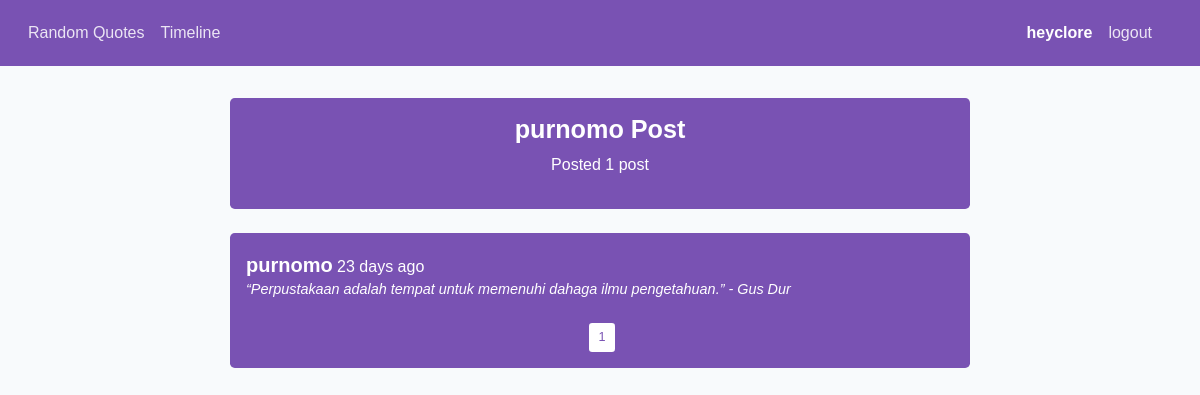
/post/purnomo (signed in), run on the app's committed database.
### flask/quotes/models.py (models this page shows, shortened)
class User(db.Model, UserMixin):
    id = db.Column(db.Integer, primary_key=True)
    username = db.Column(db.String(20), unique=True, nullable=False)
    email = db.Column(db.String(120), unique=True, nullable=False)
    password = db.Column(db.String(60), nullable=False)
    posts = db.relationship('Post', backref='author', lazy=True)

class Post(db.Model):
    id = db.Column(db.Integer, primary_key=True)
    quotes = db.Column(db.String(255), nullable=False)
    writer = db.Column(db.String(20), nullable=False)
    date_posted = db.Column(db.DateTime, nullable=False,
            default=datetime.utcnow)
    user_id = db.Column(db.Integer, db.ForeignKey('user.id'), nullable=False)

### flask/quotes/routes.py (the view)
@app.route('/post/<username>')
def post_user(username):
    data = {'title': f'{username} Post'}
    id = User.query.filter_by(username=username).first_or_404().id
    data['page'] = request.args.get('page', 1, type=int)
    data['posts'] = Post.query.order_by(Post.date_posted.desc()).\
            filter_by(user_id=id).paginate(page=data['page'], per_page=5)
    data['legend'] = data['title']
    return render_template('user_post.html', data=data)

### flask/quotes/models.py (called while the page is built)
@login_manager.user_loader
def load_user(user_id):
    return User.query.get(int(user_id))

### flask/quotes/templates/user_post.html (shortened to what this page needs)
{% extends "layout.html" %}
{% block content %}
<div class="container mt-2">
  <div class="col-md-8 p-3 foo mx-auto rounded-lg text-white">
    <h3 class="text-center font-weight-bold">{{ data['legend'] }}</h3>
    {% if data['posts'].items|length > 1 %}
    <p class="text-center">Posted {{ data['posts'].items|length }} posts</p>
    {% else %}
    <p class="text-center">Posted {{ data['posts'].items|length }} post</p>
    {% endif %}
  </div>
</div>
<div class="container mt-4">
  <div class="col-md-8 p-3 foo mx-auto rounded-lg text-white">
    {% if data['posts'].items %}
      {% for post in data['posts'].items %}
        <div class="mb-2">
          <a href="{{ url_for('post_user', username=post.author.username) }}" class="foofoo font-weight-bold d-inline text-white">{{ post.author.username }}</a>
          {{ moment(post.date_posted).fromNow() }}
          <h6 class="font-italic">“{{ post.quotes }}” - {{ post.writer }}</h6>
        </div>
      {% endfor %}
    {% else %}
      <div class="col d-flex justify-content-center mt-4">there's nothing</div>
    {% endif %}
    <div class="col d-flex justify-content-center mt-4">
      {% for page_num in data['posts'].iter_pages(left_edge=1, right_edge=1, left_current=1, right_current=2) %}
        {% if page_num %}
          {% if data['posts'].page == page_num %}
            <a href="#" class="bar btn btn-sm bg-white ml-1">{{ page_num }}</a>
          {% else %}
              <a href="{{ url_for('timeline', page=page_num) }}" class="bar btn btn-sm bg-white ml-1">{{ page_num }}</a>
          {%endif%}
        {% else %}
            <a href="#" class="bar btn btn-sm bg-white ml-1">...</a>
        {% endif %}
      {% endfor %}
    </div>
  </div>
</div>
{% endblock %}

### flask/quotes/templates/layout.html (shortened to what this page needs)
<!doctype html>
<html lang="en">
  <head>
    <link href="{{ url_for('static', filename='css/app.css') }}" rel="stylesheet">
    <link href="{{ url_for('static', filename='css/bar.css') }}" rel="stylesheet">
  </head>
  <body>
    <div id="app">
      <nav class="navbar navbar-expand navbar-dark flex-column flex-md-row bd-navbar foo">
        <div class="container m-1">
          <div class="navbar-nav-scroll">
            <ul class="navbar-nav bd-navbar-nav flex-row">
              <li class="nav-item">
                <a class="nav-link {% if request.path == '/' %}active{% endif %}" href="{{ url_for('home') }}">Random Quotes</a>
              </li>
              <li class="nav-item">
                <a class="nav-link {% if request.path == '/timeline' %}active{% endif %}" href="{{ url_for('timeline') }}">Timeline</a>
              </li>
            </ul>
          </div>
          <div class="collapse navbar-collapse" id="navbarSupportedContent">
            <ul class="navbar-nav ml-auto">
              {% if current_user.is_authenticated %}
              <li class="nav-item">
                <a class="nav-link active" href="{{ url_for('post_user', username=current_user.username) }}">{{ current_user.username }}</a>
              </li>
              <li class="nav-item">
                <a class="nav-link" href="{{ url_for('logout') }}">logout</a>
              </li>
              {% endif %}
            </ul>
          </div>
        </div>
      </nav>
      <main class="py-4">
        {% block content %}{% endblock%}
      </main>
    </div>
  </body>
</html>

### flask/quotes/static/css/bar.css (style rules this page uses)
.foo { background-color: #7952b3; }
.bar { color: #7952b3; }
.foofoo { font-size: 20px; }

### data on the page
User: username "heyclore"
Post: author.username "purnomo", date_posted "23 days ago", quotes "Perpustakaan adalah tempat untuk memenuhi dahaga ilmu pengetahuan.", writer "Gus Dur"

### other printed values
{{ data['legend'] }} "purnomo Post"
{{ data['posts'].items|length }} "1"
{{ page_num }} "1"
